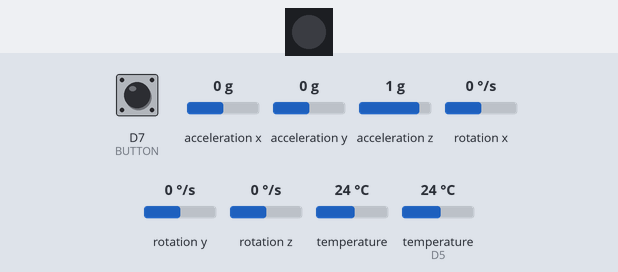
Bench run of a sketch on a simulated nRF52 board. Parts: 1 RGB LEDs in strip order, left to right. The test bench sets the inputs (shaded band); at power-on: D7 (BUTTON) HIGH, acceleration x 0 g, acceleration y 0 g, acceleration z 1 g, rotation x 0 °/s, rotation y 0 °/s, rotation z 0 °/s, temperature 24 °C, temperature (sensor on D5) 24 °C. Storage starts empty; a phone connects over Bluetooth LE 3 s after start; what the sketch prints to the serial monitor is not drawn. At 5.7 s the program stops and its outputs stay as they are.

Above: at 0.8 s.
Timing chart, 0 to 0.1 s (numbered marks = the images above; inputs shaded):
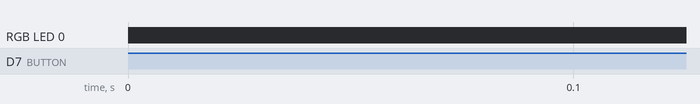

The sketch:

seniorDesign2020_rev9.ino
```cpp
//******seniorDesignSp2021 Sensor Suite ON Board Sensor code*********
//Pupose: Using the AdaFruit Feather NRF5240 Sense board, the on board accelerometer/gryroscope (LSM6DS33) and the temperature sensors were manipulated to display
//specific readings. A red LED was indicated HIGH whenever the board was collecting data.
//Additional offboard sensors to obtain the turbidity, salinity and temperature of a water sample
//Operation of the electronic system: The Adafruit board will be powered by a 5V source (from a buck boost converter). Upon Power up, a green LED will activate
//indicating the system is ready. See User Manual for specific LED meanings

//Include the different libraries
#include <Adafruit_BMP280.h>    //Adafruit temp sensor Library
#include <LSM6.h> //Adafruit accelerometer library
#include <SPI.h>
#include <SD.h> //SD Card library
#include "RTClib.h"
#include <Adafruit_NeoPixel.h>
#include <OneWire.h>  //Library that allows communication to OneWire devices (DS18B20 in our case)
#include <DallasTemperature.h>//Library containing temperature functions related to Maxim Temperature IC's
#include <bluefruit.h>

// Data wire is plugged into pin 5 on the Adafruit Feather
#define ONE_WIRE_BUS 5
#define TdsSensorPin A0
#define VREF 5.0      // analog reference voltage(Volt) of the ADC
#define SCOUNT  30           // sum of sample point
// 0x004C is Apple (for example)
#define MANUFACTURER_ID   0x004C

// Setup a oneWire instance to communicate with any OneWire devices
// (not just Maxim/Dallas temperature ICs)
OneWire oneWire(ONE_WIRE_BUS);
// Pass our oneWire reference to Dallas Temperature.
DallasTemperature sensors(&oneWire);


//BLE
 //AirLocate UUID: E2C56DB5-DFFB-48D2-B060-D0F5A71096E0
uint8_t beaconUuid[16] =
{
  0xE2, 0xC5, 0x6D, 0xB5, 0xDF, 0xFB, 0x48, 0xD2,
  0xB0, 0x60, 0xD0, 0xF5, 0xA7, 0x10, 0x96, 0xE0,
};
// A valid Beacon packet consists of the following information:
// UUID, Major, Minor, RSSI @ 1M
BLEBeacon beacon(beaconUuid, 0x0001, 0x0000, -54);


//Variables related to the TDS sensor
int analogBuffer[SCOUNT];    // store the analog value in the array, read from ADC
int analogBufferTemp[SCOUNT];
int analogBufferIndex = 0,copyIndex = 0;
float averageVoltage = 0,tdsValue = 0,temperature = 25;


//NEOPIXEL Light
#define NEOPIXELPIN 8
Adafruit_NeoPixel strip = Adafruit_NeoPixel(1, NEOPIXELPIN, NEO_GRB + NEO_KHZ800);

//Temp initialization
Adafruit_BMP280 bmp280;   // Use I2C interface
Adafruit_Sensor *bmp280_temp = bmp280.getTemperatureSensor();


//Accel and Gyro Initializating
LSM6 lsm6ds33;   //Accelerometer and Gyroscope

//SD Card Initialization
//const int chipSelect = 10;
//Sd2Card card;
//SdVolume volume;
//SdFile root;
File myFile;
RTC_PCF8523 rtc;
char timestamp[30];

//Variables
float accel_x, accel_y, accel_z;
float gyro_x, gyro_y, gyro_z;
char report[80]; //Array of length 80
uint32_t period = 300000;       // 5 minutes
#define BUTTON 7
float intemp;
uint32_t tStart;

//Setting up Real Time Clock
void dateTime(uint16_t* date, uint16_t* time) {
  DateTime now = rtc.now();
  // return date using FAT_DATE macro to format fields
  *date = FAT_DATE(now.year(), now.month(), now.day());
  // return time using FAT_TIME macro to format fields
  *time = FAT_TIME(now.hour(), now.minute(), now.second());
}


//--------------------------------SETUP-----------------------------------------------
void setup(void) {
  WheelDisplay('g');//Display GREEN

  //Initialize Neopixel Set up
  strip.begin();

  //Initialize the pushbutton pin as an input
  pinMode(BUTTON, INPUT_PULLUP);
  pinMode(TdsSensorPin,INPUT);

  //Set up serial communication
  Serial.begin(115200);
  //while(!Serial);

  //Sensor Setup
  bmp280.begin(); //temperature sensor
  if(!lsm6ds33.init())  //Ensure that the gyroscope and accelerometer sensor has been initialized. If not been initialized, then wait for initilization
  {
    Serial.println("Failed to detect and initilize LSM6DS33!");
    while(1)
      delay(10);
  }
  lsm6ds33.enableDefault();

  // set date time callback function
  rtc.start();
  SdFile::dateTimeCallback(dateTime);


  //SDCard Setup
  if(!SD.begin(10)){
    WheelDisplay('r');//Display RED
    abort();
    }

  sensors.begin();

  myFile = SD.open("SDTest2.txt", FILE_WRITE);   // open the file. Note: that only one file can be open at a time so you have to close this one before opening another.
  Serial.println("Text File Created.");
  delay(10);

  //BLE();

  while(digitalRead(BUTTON) == HIGH){
    Serial.println(digitalRead(BUTTON));
   //Wait for button press to initiate Beginning of Travel Code; LED LIGHT SHOULD BE GREEN while waiting
  }
  delay(1000);

  tStart = millis();
  WheelDisplay('y'); //Display Yellow

}

void loop(void){
  if((millis()-tStart) < period){ //Run for 5 minutes
      SensorData(myFile);
      Serial.println(digitalRead(BUTTON));
      //delay(400);

      if(digitalRead(BUTTON) == LOW){
        EndSensors();
        Serial.print("BLE TIME");
        WheelDisplay('b');//Display green
        delay(3000);
        // close the file:
        myFile.close();
        BLE();
        while(digitalRead(BUTTON) == HIGH); //Wait for button Press
        WheelDisplay('r');//Display red
        Bluefruit.Advertising.stop(); //Stop the BLE from reading
        abort();
      }
  }
  else{
        EndSensors();
        Serial.print("BLE TIME");
        WheelDisplay('b');//Display green
        // close the file:
        myFile.close();
        BLE();
        while(digitalRead(BUTTON) == HIGH); // Wait for button Press
        WheelDisplay('r');//Display red
        Bluefruit.Advertising.stop(); //Stop the BLE From reading
        abort();
  }
}
//-------------------------------End all Sensors----------------------------
void EndSensors(void){
  return;

}
//-----------------------------------------------Function to Display Different Colors on the Color Wheel
void WheelDisplay(char WheelPos){
  if(WheelPos == 'r') {
    strip.setPixelColor(0, strip.Color(255, 0, 0));
  }
  else if(WheelPos == 'g') {
    strip.setPixelColor(0, strip.Color(0, 255, 0));
  }
  else if(WheelPos == 'b'){
    strip.setPixelColor(0, strip.Color(0, 0, 255));
  }
  else if(WheelPos == 'y'){
  strip.setPixelColor(0, strip.Color(2000 * 3, 255 - 2000 * 3, 0));
  }

  strip.setBrightness(20);
  strip.show();
  return;
}

//------------------------------------------------Function to begin to collect sensor Data
void SensorData(File myFile){
  //Grab ON temperature sensor data and convert to Fahrenheit
  intemp = bmp280.readTemperature();
  intemp = ((9/5)*(intemp))+32;

  //Grab Accel and Gyro raw data and convert to logical data
  lsm6ds33.read(); //Takes a reading from both the accelerometer and gyro and stores the values in the vectors a and g
  snprintf(report, sizeof(report), "Accel: %6d %6d %6d , Gyro: %6d %6d %6d",
     lsm6ds33.a.x, lsm6ds33.a.y, lsm6ds33.a.z,
     lsm6ds33.g.x, lsm6ds33.g.y, lsm6ds33.g.z);  //Write all data to the SD Card

  //Read Turbidity
    int sensorValue = analogRead(A1);// read the input on analog pin 1:
    float voltage = sensorValue * (5.0 / 1024.0); // Convert the analog reading (which goes from 0 - 1023) to a voltage (0 - 5V):
    float turbidity = ((-1120*(voltage * voltage)) + (5742.3 * voltage) - 4352.9);

  //Grab OFF temperature sensor data
    sensors.requestTemperatures(); // Send the command to get temperature readings

  // if the file opened okay, write to it:
  if (myFile) {
    myFile.print("ONTemp: ");
    myFile.print(intemp);
    myFile.print("F");
    myFile.print(" , ");
    myFile.print(report);
    myFile.print(" , ");
    myFile.print("VoltTurb: ");
    myFile.print(voltage); // print out the value you read:
    myFile.print("V");
    myFile.print(" , ");
    myFile.print("Turbidity: ");
    myFile.print(turbidity);
    myFile.print("NTU");
    myFile.print(" , ");
    myFile.print("OFFTemp: ");
    myFile.print(sensors.getTempCByIndex(0)); // Why "byIndex"?
    myFile.println("C");
  }
  return;
}

//Function for the BLE
void BLE(void){
 Bluefruit.begin();

  // off Blue LED for lowest power consumption
  //Bluefruit.autoConnLed(false);
  Bluefruit.setTxPower(8);    // Check bluefruit.h for supported values
  Bluefruit.setName("Bluefruit52");

  // Manufacturer ID is required for Manufacturer Specific Data
  beacon.setManufacturer(MANUFACTURER_ID);

  // Setup the advertising packet
  startAdv();

  Serial.println("Broadcasting beacon, open your beacon app to test");
}

int getMedianNum(int bArray[], int iFilterLen)
{
      int bTab[iFilterLen];
      for (byte i = 0; i<iFilterLen; i++)
      bTab[i] = bArray[i];
      int i, j, bTemp;
      for (j = 0; j < iFilterLen - 1; j++)
      {
      for (i = 0; i < iFilterLen - j - 1; i++)
          {
        if (bTab[i] > bTab[i + 1])
            {
        bTemp = bTab[i];
            bTab[i] = bTab[i + 1];
        bTab[i + 1] = bTemp;
         }
      }
      }
      if ((iFilterLen & 1) > 0)
    bTemp = bTab[(iFilterLen - 1) / 2];
      else
    bTemp = (bTab[iFilterLen / 2] + bTab[iFilterLen / 2 - 1]) / 2;
      return bTemp;
}

void startAdv(void)
{
  // Advertising packet
  // Set the beacon payload using the BLEBeacon class populated
  // earlier in this example
  Bluefruit.Advertising.setBeacon(beacon);

  // Secondary Scan Response packet (optional)
  // Since there is no room for 'Name' in Advertising packet
  Bluefruit.ScanResponse.addName();

  /* Start Advertising
   * - Enable auto advertising if disconnected
   * - Timeout for fast mode is 30 seconds
   * - Start(timeout) with timeout = 0 will advertise forever (until connected)
   *
   * Apple Beacon specs
   * - Type: Non connectable, undirected
   * - Fixed interval: 100 ms -> fast = slow = 100 ms
   */
  //Bluefruit.Advertising.setType(BLE_GAP_ADV_TYPE_ADV_NONCONN_IND);
  Bluefruit.Advertising.restartOnDisconnect(true);
  Bluefruit.Advertising.setInterval(160, 160);    // in unit of 0.625 ms
  Bluefruit.Advertising.setFastTimeout(30);      // number of seconds in fast mode
  Bluefruit.Advertising.start(0);                // 0 = Don't stop advertising after n seconds
}
```
